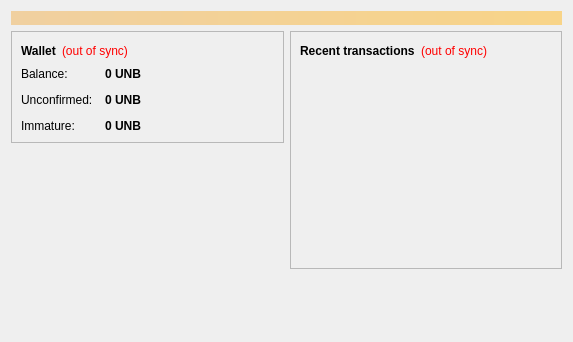
<?xml version="1.0" encoding="UTF-8"?>
<ui version="4.0">
 <class>OverviewPage</class>
 <widget class="QWidget" name="OverviewPage">
  <property name="geometry">
   <rect>
    <x>0</x>
    <y>0</y>
    <width>573</width>
    <height>342</height>
   </rect>
  </property>
  <property name="windowTitle">
   <string>Form</string>
  </property>
  <layout class="QVBoxLayout" name="topLayout">
   <item>
    <widget class="QLabel" name="labelAlerts">
     <property name="visible">
      <bool>false</bool>
     </property>
     <property name="styleSheet">
      <string notr="true">background-color: qlineargradient(x1: 0, y1: 0, x2: 1, y2: 0, stop:0 #F0D0A0, stop:1 #F8D488); color:#000000;</string>
     </property>
     <property name="wordWrap">
      <bool>true</bool>
     </property>
     <property name="margin">
      <number>3</number>
     </property>
    </widget>
   </item>
   <item>
    <layout class="QHBoxLayout" name="horizontalLayout" stretch="1,1">
     <item>
      <layout class="QVBoxLayout" name="verticalLayout_2">
       <item>
        <widget class="QFrame" name="frame">
         <property name="frameShape">
          <enum>QFrame::StyledPanel</enum>
         </property>
         <property name="frameShadow">
          <enum>QFrame::Raised</enum>
         </property>
         <layout class="QVBoxLayout" name="verticalLayout_4">
          <item>
           <layout class="QHBoxLayout" name="horizontalLayout_4">
            <item>
             <widget class="QLabel" name="label_5">
              <property name="font">
               <font>
                <weight>75</weight>
                <bold>true</bold>
               </font>
              </property>
              <property name="text">
               <string>Wallet</string>
              </property>
             </widget>
            </item>
            <item>
             <widget class="QLabel" name="labelWalletStatus">
              <property name="toolTip">
               <string>The displayed information may be out of date. Your wallet automatically synchronizes with the Bitcoin network after a connection is established, but this process has not completed yet.</string>
              </property>
              <property name="styleSheet">
               <string notr="true">QLabel { color: red; }</string>
              </property>
              <property name="text">
               <string notr="true">(out of sync)</string>
              </property>
              <property name="alignment">
               <set>Qt::AlignLeading|Qt::AlignLeft|Qt::AlignVCenter</set>
              </property>
             </widget>
            </item>
            <item>
             <spacer name="horizontalSpacer_2">
              <property name="orientation">
               <enum>Qt::Horizontal</enum>
              </property>
              <property name="sizeHint" stdset="0">
               <size>
                <width>40</width>
                <height>20</height>
               </size>
              </property>
             </spacer>
            </item>
           </layout>
          </item>
          <item>
           <layout class="QFormLayout" name="formLayout_2">
            <property name="fieldGrowthPolicy">
             <enum>QFormLayout::AllNonFixedFieldsGrow</enum>
            </property>
            <property name="horizontalSpacing">
             <number>12</number>
            </property>
            <property name="verticalSpacing">
             <number>12</number>
            </property>
            <item row="0" column="0">
             <widget class="QLabel" name="label">
              <property name="text">
               <string>Balance:</string>
              </property>
             </widget>
            </item>
            <item row="0" column="1">
             <widget class="QLabel" name="labelBalance">
              <property name="font">
               <font>
                <weight>75</weight>
                <bold>true</bold>
               </font>
              </property>
              <property name="cursor">
               <cursorShape>IBeamCursor</cursorShape>
              </property>
              <property name="toolTip">
               <string>Your current balance</string>
              </property>
              <property name="text">
               <string notr="true">0 UNB</string>
              </property>
              <property name="textInteractionFlags">
               <set>Qt::LinksAccessibleByMouse|Qt::TextSelectableByKeyboard|Qt::TextSelectableByMouse</set>
              </property>
             </widget>
            </item>
            <item row="1" column="0">
             <widget class="QLabel" name="label_3">
              <property name="text">
               <string>Unconfirmed:</string>
              </property>
             </widget>
            </item>
            <item row="1" column="1">
             <widget class="QLabel" name="labelUnconfirmed">
              <property name="font">
               <font>
                <weight>75</weight>
                <bold>true</bold>
               </font>
              </property>
              <property name="cursor">
               <cursorShape>IBeamCursor</cursorShape>
              </property>
              <property name="toolTip">
               <string>Total of transactions that have yet to be confirmed, and do not yet count toward the current balance</string>
              </property>
              <property name="text">
               <string notr="true">0 UNB</string>
              </property>
              <property name="textInteractionFlags">
               <set>Qt::LinksAccessibleByMouse|Qt::TextSelectableByKeyboard|Qt::TextSelectableByMouse</set>
              </property>
             </widget>
            </item>
            <item row="2" column="0">
             <widget class="QLabel" name="labelImmatureText">
              <property name="text">
               <string>Immature:</string>
              </property>
             </widget>
            </item>
            <item row="2" column="1">
             <widget class="QLabel" name="labelImmature">
              <property name="font">
               <font>
                <weight>75</weight>
                <bold>true</bold>
               </font>
              </property>
              <property name="toolTip">
               <string>Mined balance that has not yet matured</string>
              </property>
              <property name="text">
               <string notr="true">0 UNB</string>
              </property>
              <property name="textInteractionFlags">
               <set>Qt::LinksAccessibleByMouse|Qt::TextSelectableByKeyboard|Qt::TextSelectableByMouse</set>
              </property>
             </widget>
            </item>
           </layout>
          </item>
         </layout>
        </widget>
       </item>
       <item>
        <spacer name="verticalSpacer">
         <property name="orientation">
          <enum>Qt::Vertical</enum>
         </property>
         <property name="sizeHint" stdset="0">
          <size>
           <width>20</width>
           <height>40</height>
          </size>
         </property>
        </spacer>
       </item>
      </layout>
     </item>
     <item>
      <layout class="QVBoxLayout" name="verticalLayout_3">
       <item>
        <widget class="QFrame" name="frame_2">
         <property name="frameShape">
          <enum>QFrame::StyledPanel</enum>
         </property>
         <property name="frameShadow">
          <enum>QFrame::Raised</enum>
         </property>
         <layout class="QVBoxLayout" name="verticalLayout">
          <item>
           <layout class="QHBoxLayout" name="horizontalLayout_2">
            <item>
             <widget class="QLabel" name="label_4">
              <property name="text">
               <string>&lt;b&gt;Recent transactions&lt;/b&gt;</string>
              </property>
             </widget>
            </item>
            <item>
             <widget class="QLabel" name="labelTransactionsStatus">
              <property name="toolTip">
               <string>The displayed information may be out of date. Your wallet automatically synchronizes with the Bitcoin network after a connection is established, but this process has not completed yet.</string>
              </property>
              <property name="styleSheet">
               <string notr="true">QLabel { color: red; }</string>
              </property>
              <property name="text">
               <string notr="true">(out of sync)</string>
              </property>
              <property name="alignment">
               <set>Qt::AlignRight|Qt::AlignTrailing|Qt::AlignVCenter</set>
              </property>
             </widget>
            </item>
            <item>
             <spacer name="horizontalSpacer">
              <property name="orientation">
               <enum>Qt::Horizontal</enum>
              </property>
              <property name="sizeHint" stdset="0">
               <size>
                <width>40</width>
                <height>20</height>
               </size>
              </property>
             </spacer>
            </item>
           </layout>
          </item>
          <item>
           <widget class="QListView" name="listTransactions">
            <property name="styleSheet">
             <string notr="true">QListView { background: transparent; }</string>
            </property>
            <property name="frameShape">
             <enum>QFrame::NoFrame</enum>
            </property>
            <property name="verticalScrollBarPolicy">
             <enum>Qt::ScrollBarAlwaysOff</enum>
            </property>
            <property name="horizontalScrollBarPolicy">
             <enum>Qt::ScrollBarAlwaysOff</enum>
            </property>
            <property name="selectionMode">
             <enum>QAbstractItemView::NoSelection</enum>
            </property>
           </widget>
          </item>
         </layout>
        </widget>
       </item>
       <item>
        <spacer name="verticalSpacer_2">
         <property name="orientation">
          <enum>Qt::Vertical</enum>
         </property>
         <property name="sizeHint" stdset="0">
          <size>
           <width>20</width>
           <height>40</height>
          </size>
         </property>
        </spacer>
       </item>
      </layout>
     </item>
    </layout>
   </item>
  </layout>
 </widget>
 <resources/>
 <connections/>
</ui>
